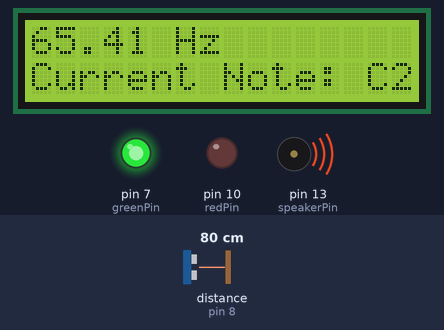
The sketch below on a simulated Arduino Uno, built with avr-gcc and run on an emulated ATmega328P. Shown: 16×2 character LCD, output pins drawn as LEDs (lit = HIGH), buzzer (waves = sounding). Wiring (inferred from the names in the program): ultrasonic range finder: trigger pin 9; echo pin 8. The test bench sets the inputs (shaded band); at power-on: distance to the obstacle (sensor on pin 8) 80 cm. The echo pulse lasts 58.3 µs per cm; pins used as bus, display or sensor lines are not drawn; what the sketch prints to the serial monitor is not drawn.

Above: at 1.2 s.
1.3 s: distance to the obstacle (sensor on pin 8) set to 18 cm
At 1.7 s:
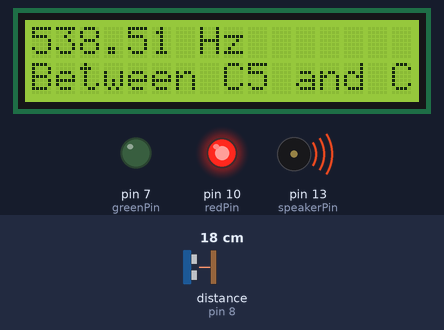
3.8 s: distance to the obstacle (sensor on pin 8) set to 120 cm
At 5.0 s:
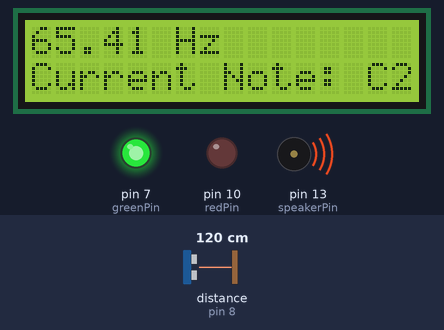
6.8 s: distance to the obstacle (sensor on pin 8) set to 37 cm
At 8.1 s:
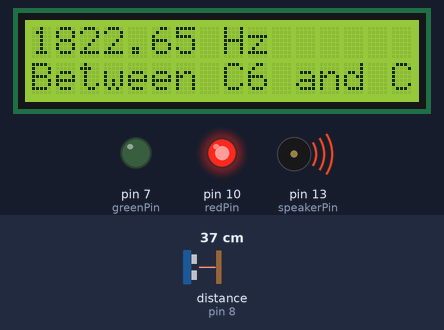
9.8 s: distance to the obstacle (sensor on pin 8) set to 35 cm
At 9.89 s:
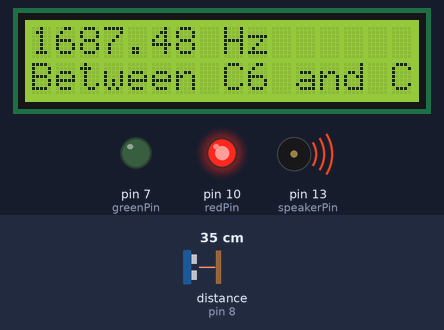
12.8 s: distance to the obstacle (sensor on pin 8) set to 2 cm
At 13.8 s:
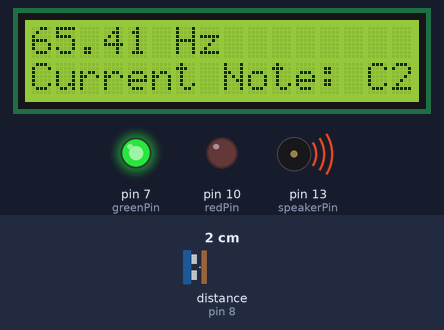
15.8 s: distance to the obstacle (sensor on pin 8) set to 13 cm
At 16.1 s:
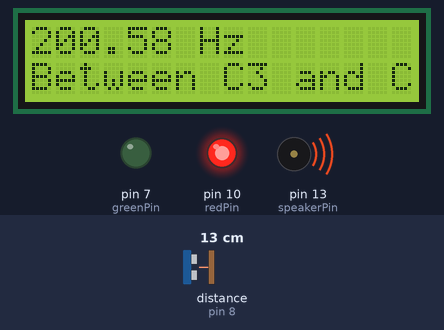
Timing chart, 0 to 18.8 s (numbered marks = the images above; inputs shaded):
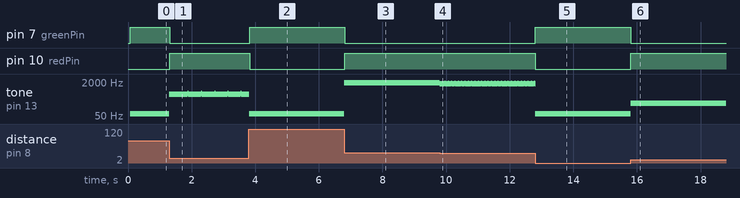

Measured:
- after the input at 1.3 s, pin 7 (greenPin): HIGH → LOW at once; pin 10 (redPin): LOW → HIGH at once; tone on pin 13 (speakerPin): 65 Hz → 538 Hz at once, then repeats every 0.42 s: 606 Hz 0.01 s, 538 Hz 0.41 s; the display: changes at once (image 1)
- after the input at 3.8 s, pin 7 (greenPin): LOW → HIGH at once; pin 10 (redPin): HIGH → LOW at once; the display: changes at once (image 2)
- after the input at 6.8 s, pin 7 (greenPin): HIGH → LOW at once; pin 10 (redPin): LOW → HIGH at once; tone on pin 13 (speakerPin): 65 Hz → 1822 Hz at once; the display: changes at once (image 3)
- after the input at 9.8 s, tone on pin 13 (speakerPin): alternates 1755 Hz for 0.01 s and 1687 Hz for 0.09 s, starting at once; the display: changes at once (image 4)
- after the input at 12.8 s, pin 7 (greenPin): LOW → HIGH at once; pin 10 (redPin): HIGH → LOW at once; the display: changes at once (image 5)
- after the input at 15.8 s, pin 7 (greenPin): HIGH → LOW at once; pin 10 (redPin): LOW → HIGH at once; tone on pin 13 (speakerPin): 65 Hz → 200 Hz at once; the display: changes at once (image 6)
- what the display in image 1 shows lasts 0.6 s, from 1.3 s to 1.9 s

The sketch:

theraminCode.ino
```cpp
#include <LiquidCrystal.h>

//ranges for sensors (cm)
float minDistance = 10;
float maxDistance = 40;

//pins !!NEEDS ADJUSTMENT!!

//Sensor
const int keyTrigPin = 9;
const int keyEchoPin = 8;

//speaker
const int speakerPin = 13;

//In-Progress Settings

//pitch
float currPitch = 65.41;
float currPitchMin = 65.41;
float currPitchMax = 2093.00;

//LCD
LiquidCrystal lcd(12, 11, 5, 4, 3, 2);

//led pins
int redPin = 10;
int greenPin = 7;

//note references
float C2 = 65.41;
float C3 = 130.81;
float C4 = 261.63;
float C5 = 523.25;
float C6 = 1046.50;
float C7 = 2093.00;

void RedLed(){
  analogWrite(greenPin, 0);
  analogWrite(redPin, 255);
}

void GreenLed(){
  analogWrite(redPin, 0);
  analogWrite(greenPin, 255);
}

void CurrentNote(){

  lcd.clear();

  Serial.println(currPitch);

  if (currPitch == C2) {

    lcd.setCursor(0,0);
    lcd.print(String(currPitch) + " Hz");
    lcd.setCursor(0,1);
    lcd.print("Current Note: C2");
    GreenLed();
  }
  else if (currPitch > C2 && currPitch < C3){
    lcd.setCursor(0,0);
    lcd.print(String(currPitch) + " Hz");
    lcd.setCursor(0,1);
    lcd.print("Between C2 and C3");
    RedLed();
  }
  else if (currPitch == C3) {
    lcd.setCursor(0,0);
    lcd.print(String(currPitch) + " Hz");
    lcd.setCursor(0,1);
    lcd.print("Current Note: C3");
    GreenLed();
  }
  else if (currPitch > C3 && currPitch < C4){
    lcd.setCursor(0,0);
    lcd.print(String(currPitch) + " Hz");
    lcd.setCursor(0,1);
    lcd.print("Between C3 and C4");
    RedLed();
  }
  else if (currPitch == C4){
    lcd.setCursor(0,0);
    lcd.print(String(currPitch) + " Hz");
    lcd.setCursor(0,1);
    lcd.print("Current Note: C4");
    GreenLed();
  }
  else if (currPitch > C4 && currPitch < C5){
    lcd.setCursor(0,0);
    lcd.print(String(currPitch) + " Hz");
    lcd.setCursor(0,1);
    lcd.print("Between C4 and C5");
    RedLed();
  }
  else if (currPitch == C5){
    lcd.setCursor(0,0);
    lcd.print(String(currPitch) + " Hz");
    lcd.setCursor(0,1);
    lcd.print("Current Note: C5");
    GreenLed();
  }
  else if (currPitch > C5 && currPitch < C6){
    lcd.setCursor(0,0);
    lcd.print(String(currPitch) + " Hz");
    lcd.setCursor(0,1);
    lcd.print("Between C5 and C6");
    RedLed();
  }
  else if (currPitch == C6){
    lcd.setCursor(0,0);
    lcd.print(String(currPitch) + " Hz");
    lcd.setCursor(0,1);
    lcd.print("Current Note: C6");
    GreenLed();
  }
  else if (currPitch > C6 && currPitch < C7){
    lcd.setCursor(0,0);
    lcd.print(String(currPitch) + " Hz");
    lcd.setCursor(0,1);
    lcd.print("Between C6 and C7");
    RedLed();
  }
  else if (currPitch == C7){
    lcd.setCursor(0,0);
    lcd.print(String(currPitch) + " Hz");
    lcd.setCursor(0,1);
    lcd.print("Current Note: C7");
    GreenLed();
  }

}

//pitch
void Sensor(){

  //Ping. If within range, adjust pitch

  //clear trigger pin
  digitalWrite(keyTrigPin, LOW);
  delayMicroseconds(2);

  //ping for 10? ms to send pulse
  digitalWrite(keyTrigPin, HIGH);
  delayMicroseconds(10);
  digitalWrite(keyTrigPin, LOW);

  //get the duration to find distance
  long duration = pulseIn(keyEchoPin, HIGH);

  //calculate distance
  long distance = duration / 29 / 2;

  //if the distance is within our range, we need to adjust the pitch within our key range
  if (distance > minDistance && distance < maxDistance){

    //calculate the pitch via linear interpolation
    //forumla for linear interpolation: y = y1 + (x-x1)(y2-y1) / (x2-x1)
    //y is the Hz we need
    //x is current distance
    //x1 is min distance
    //x2 is max distance
    //y1 is min Hz (depends on current key)
    //y2 is max Hz (depends on current key)

    float y = currPitchMin + (distance - minDistance) * (currPitchMax - currPitchMin) / (maxDistance - minDistance);

    currPitch = y;

    if (currPitch < currPitchMin) currPitch = currPitchMin;
    if (currPitch > currPitchMax) currPitch = currPitchMax;
  }
  else {
    currPitch = currPitchMin;
    return;
  }
}


void setup() {
  // put your setup code here, to run once:
  Serial.begin(9600);

  //set up the sensor
  pinMode(keyTrigPin, OUTPUT);
  pinMode(keyEchoPin, INPUT);

  //set up the speaker
  pinMode(speakerPin, OUTPUT);

  //led
  pinMode(redPin, OUTPUT);
  pinMode(greenPin, OUTPUT);

  //lcd
  lcd.begin(16,2);

}

void loop() {
  // put your main code here, to run repeatedly:

  //otherwise, we basically need it to keep playing in the note range and pinging the hands over the sensors
  Sensor();

  //play the note based on current volume and pitch
  tone(speakerPin, (unsigned int)currPitch);

  //show note info on LCD
  CurrentNote();

}
```
